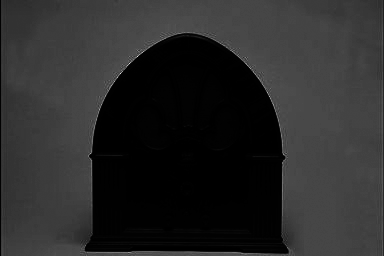
%> input picture 04_Pedro_Zeola/Estudo_04_arquivos/radio.tif, 384 x 256 px
$ octave a04_03.m   (GNU Octave 9; MATLAB toolbox functions it lacks are replaced by stand-ins)
%> lines starting %> are read from the running program, lines starting %| are printed output that depends on the picture
% a04_03 [script]

clear all; close all; clc

g = imread('radio.tif');
%> g is the input picture: size 256x384 uint8; min 0, max 224, mean 41.7
figure, imshow(g), title('g')

% Experimentando auto-contraste (normaliza玢o)
gac = mat2gray(g);
figure, imshow(g), title('gac')

%Funcao log
%Logaritmo neperiano (base e)
gd = double(g); %para a sa韉a ser double
g1 = log(gd+1);
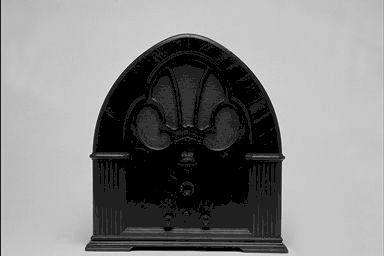
%> g1: size 256x384 double; min 0, max 5.42, mean 2.84; drawn with min black and max white
figure, imshow(g1), title('g1')
%> after `imshow(g1)`:
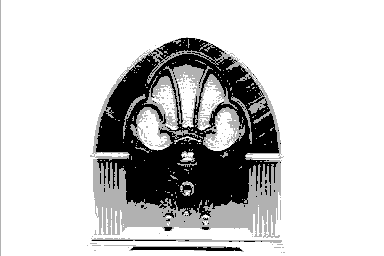
%> displayed picture: size 256x384, on the screen's scale of 0 to 255; min 0, max 255, mean 203.5
mg1 = min(g1(:))
%> mg1 = 0
Mg1 = max(g1(:))
%> Mg1 = 5.42

% Arrumando a escala
c = 1/log(255);
g2 = c*log(gd+1);
figure, imshow(g2), title('g2')
mg2 = min(g2(:))
%> mg2 = 0
Mg2 = max(g2(:))
%> Mg2 = 0.977

$ run again, with 04_Pedro_Zeola/Estudo_04_arquivos/xray01.png saved as 04_Pedro_Zeola/Estudo_04_arquivos/radio.tif
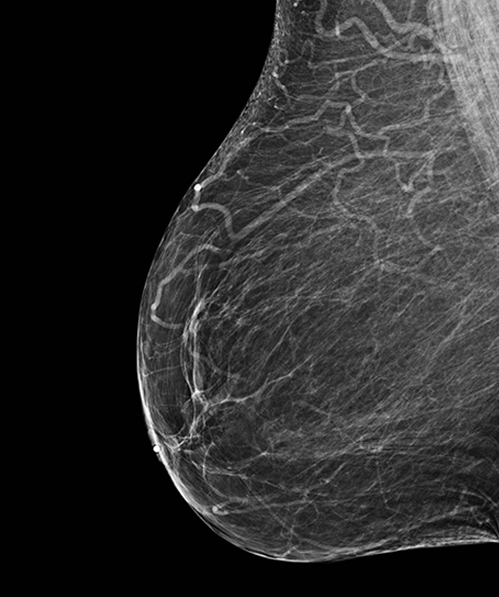
%> input picture 04_Pedro_Zeola/Estudo_04_arquivos/xray01.png, 499 x 597 px
%> g is the input picture: size 597x499 uint8; min 0, max 255, mean 44.2
%> `g1 = log(gd+1);`:
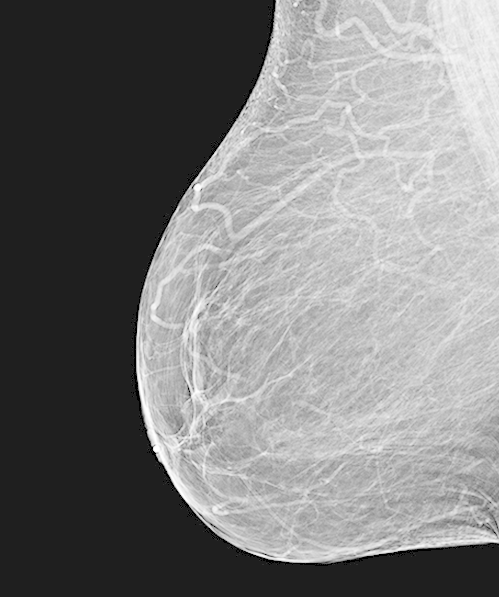
%> g1: size 597x499 double; min 0, max 5.55, mean 2.75; drawn with min black and max white
%> `imshow(g1)`:
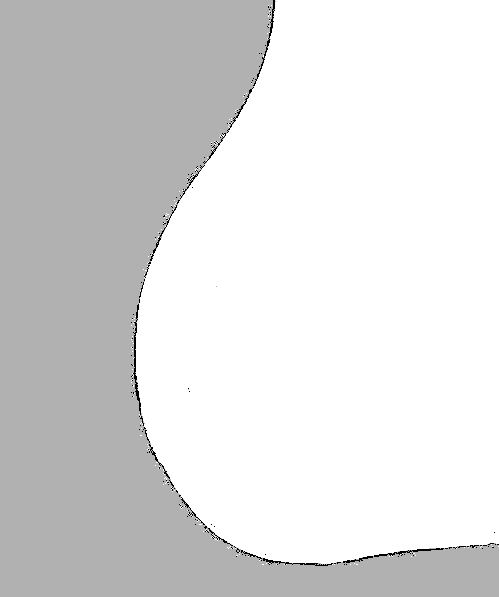
%> displayed picture: size 597x499, on the screen's scale of 0 to 255; min 0, max 255, mean 221.2
%> mg1 = 0
%> Mg1 = 5.55
%> mg2 = 0
%> Mg2 = 1
